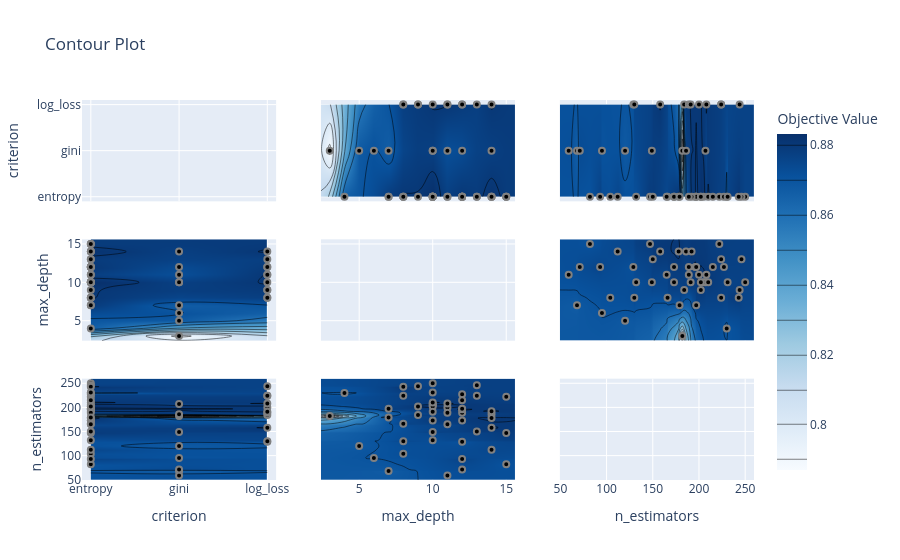

The cell this chart's notebook holds for it:
### Code cell
plot_contour(study)

### Figure 1 — Plotly figure (JSON) as saved in the notebook; plotly's stock layout.template omitted (floating-point values rounded to 4 significant figures; data arrays with more than 128 entries replaced by an {"elided": "..."} marker saying what was removed)
{"data": [{"type": "scatter", "xaxis": "x", "yaxis": "y"}, {"colorbar": {"title": {"text": "Objective Value"}}, "colorscale": [[0, "rgb(247,251,255)"], [0.125, "rgb(222,235,247)"], [0.25, "rgb(198,219,239)"], [0.375, "rgb(158,202,225)"], [0.5, "rgb(107,174,214)"], [0.625, "rgb(66,146,198)"], [0.75, "rgb(33,113,181)"], [0.875, "rgb(8,81,156)"], [1, "rgb(8,48,107)"]], "connectgaps": true, "contours": {"coloring": "heatmap"}, "hoverinfo": "none", "line": {"smoothing": 1.3}, "reversescale": false, "showscale": true, "type": "contour", "x": ["entropy", "gini", "log_loss"], "xaxis": "x4", "y": [2.4, 3, 4, 5, 6, 7, 8, 9, 10, 11, 12, 13, 14, 15, 15.6], "yaxis": "y4", "z": [[NaN, NaN, NaN], [NaN, 0.787, NaN], [0.8663, NaN, NaN], [NaN, 0.8677, NaN], [NaN, 0.8705, NaN], [0.8789, 0.8663, NaN], [0.8803, NaN, 0.8775], [0.8803, NaN, 0.8789], [0.8831, 0.8774, 0.8803], [0.8775, 0.8719, 0.8803], [0.8803, 0.8733, 0.8789], [0.8789, NaN, 0.8775], [0.8817, 0.8775, 0.8803], [0.8789, NaN, NaN], [NaN, NaN, NaN]]}, {"marker": {"color": "black", "line": {"color": "Gray", "width": 2}}, "mode": "markers", "name": "Feasible Trial", "showlegend": false, "type": "scatter", "x": ["gini", "log_loss", "gini", "entropy", "entropy", "gini", "gini", "gini", "log_loss", "gini", "entropy", "entropy", "log_loss", "entropy", "log_loss", "gini", "entropy", "entropy", "entropy", "log_loss", "entropy", "entropy", "entropy", "entropy", "gini", "entropy", "log_loss", "entropy", "gini", "log_loss", "entropy", "entropy", "entropy", "log_loss", "entropy", "entropy", "entropy", "entropy", "entropy", "entropy", "entropy", "entropy", "log_loss", "log_loss", "log_loss", "entropy", "entropy", "entropy", "entropy", "entropy"], "xaxis": "x4", "y": [7, 9, 5, 15, 10, 11, 12, 6, 12, 3, 4, 10, 13, 7, 12, 10, 15, 15, 8, 8, 12, 12, 13, 10, 14, 8, 8, 13, 10, 11, 10, 10, 8, 11, 14, 12, 14, 10, 12, 12, 12, 10, 9, 14, 10, 11, 14, 7, 9, 11], "yaxis": "y4"}, {"colorbar": {"title": {"text": "Objective Value"}}, "colorscale": [[0, "rgb(247,251,255)"], [0.125, "rgb(222,235,247)"], [0.25, "rgb(198,219,239)"], [0.375, "rgb(158,202,225)"], [0.5, "rgb(107,174,214)"], [0.625, "rgb(66,146,198)"], [0.75, "rgb(33,113,181)"], [0.875, "rgb(8,81,156)"], [1, "rgb(8,48,107)"]], "connectgaps": true, "contours": {"coloring": "heatmap"}, "hoverinfo": "none", "line": {"smoothing": 1.3}, "reversescale": false, "showscale": false, "type": "contour", "x": ["entropy", "gini", "log_loss"], "xaxis": "x7", "y": [49.45, 59, 68, 71, 82, 93, 95, 104, 112, 120, 129, 130, 132, 147, 149, 150, 158, 165, 166, 173, 178, 179, 182, 184, 186, 189, 191, 192, 196, 197, 200, 202, 205, 207, 208, 210, 215, 222, 224, 227, 230, 231, 243, 244, 246, 250, 259.6], "yaxis": "y7", "z": {"elided": "47x3 float values"}}, {"marker": {"color": "black", "line": {"color": "Gray", "width": 2}}, "mode": "markers", "name": "Feasible Trial", "showlegend": false, "type": "scatter", "x": ["gini", "log_loss", "gini", "entropy", "entropy", "gini", "gini", "gini", "log_loss", "gini", "entropy", "entropy", "log_loss", "entropy", "log_loss", "gini", "entropy", "entropy", "entropy", "log_loss", "entropy", "entropy", "entropy", "entropy", "gini", "entropy", "log_loss", "entropy", "gini", "log_loss", "entropy", "entropy", "entropy", "log_loss", "entropy", "entropy", "entropy", "entropy", "entropy", "entropy", "entropy", "entropy", "log_loss", "log_loss", "log_loss", "entropy", "entropy", "entropy", "entropy", "entropy"], "xaxis": "x7", "y": [68, 184, 120, 147, 205, 59, 71, 95, 189, 182, 230, 250, 224, 197, 129, 149, 222, 82, 104, 130, 196, 197, 150, 173, 186, 166, 224, 246, 207, 200, 202, 210, 243, 208, 178, 227, 192, 132, 93, 173, 215, 231, 244, 158, 191, 189, 112, 179, 202, 165], "yaxis": "y7"}, {"colorbar": {"title": {"text": "Objective Value"}}, "colorscale": [[0, "rgb(247,251,255)"], [0.125, "rgb(222,235,247)"], [0.25, "rgb(198,219,239)"], [0.375, "rgb(158,202,225)"], [0.5, "rgb(107,174,214)"], [0.625, "rgb(66,146,198)"], [0.75, "rgb(33,113,181)"], [0.875, "rgb(8,81,156)"], [1, "rgb(8,48,107)"]], "connectgaps": true, "contours": {"coloring": "heatmap"}, "hoverinfo": "none", "line": {"smoothing": 1.3}, "reversescale": false, "showscale": false, "type": "contour", "x": [2.4, 3, 4, 5, 6, 7, 8, 9, 10, 11, 12, 13, 14, 15, 15.6], "xaxis": "x2", "y": ["entropy", "gini", "log_loss"], "yaxis": "y2", "z": [[NaN, NaN, 0.8663, NaN, NaN, 0.8789, 0.8803, 0.8803, 0.8831, 0.8775, 0.8803, 0.8789, 0.8817, 0.8789, NaN], [NaN, 0.787, NaN, 0.8677, 0.8705, 0.8663, NaN, NaN, 0.8774, 0.8719, 0.8733, NaN, 0.8775, NaN, NaN], [NaN, NaN, NaN, NaN, NaN, NaN, 0.8775, 0.8789, 0.8803, 0.8803, 0.8789, 0.8775, 0.8803, NaN, NaN]]}, {"marker": {"color": "black", "line": {"color": "Gray", "width": 2}}, "mode": "markers", "name": "Feasible Trial", "showlegend": false, "type": "scatter", "x": [7, 9, 5, 15, 10, 11, 12, 6, 12, 3, 4, 10, 13, 7, 12, 10, 15, 15, 8, 8, 12, 12, 13, 10, 14, 8, 8, 13, 10, 11, 10, 10, 8, 11, 14, 12, 14, 10, 12, 12, 12, 10, 9, 14, 10, 11, 14, 7, 9, 11], "xaxis": "x2", "y": ["gini", "log_loss", "gini", "entropy", "entropy", "gini", "gini", "gini", "log_loss", "gini", "entropy", "entropy", "log_loss", "entropy", "log_loss", "gini", "entropy", "entropy", "entropy", "log_loss", "entropy", "entropy", "entropy", "entropy", "gini", "entropy", "log_loss", "entropy", "gini", "log_loss", "entropy", "entropy", "entropy", "log_loss", "entropy", "entropy", "entropy", "entropy", "entropy", "entropy", "entropy", "entropy", "log_loss", "log_loss", "log_loss", "entropy", "entropy", "entropy", "entropy", "entropy"], "yaxis": "y2"}, {"type": "scatter", "xaxis": "x5", "yaxis": "y5"}, {"colorbar": {"title": {"text": "Objective Value"}}, "colorscale": [[0, "rgb(247,251,255)"], [0.125, "rgb(222,235,247)"], [0.25, "rgb(198,219,239)"], [0.375, "rgb(158,202,225)"], [0.5, "rgb(107,174,214)"], [0.625, "rgb(66,146,198)"], [0.75, "rgb(33,113,181)"], [0.875, "rgb(8,81,156)"], [1, "rgb(8,48,107)"]], "connectgaps": true, "contours": {"coloring": "heatmap"}, "hoverinfo": "none", "line": {"smoothing": 1.3}, "reversescale": false, "showscale": false, "type": "contour", "x": [2.4, 3, 4, 5, 6, 7, 8, 9, 10, 11, 12, 13, 14, 15, 15.6], "xaxis": "x8", "y": [49.45, 59, 68, 71, 82, 93, 95, 104, 112, 120, 129, 130, 132, 147, 149, 150, 158, 165, 166, 173, 178, 179, 182, 184, 186, 189, 191, 192, 196, 197, 200, 202, 205, 207, 208, 210, 215, 222, 224, 227, 230, 231, 243, 244, 246, 250, 259.6], "yaxis": "y8", "z": {"elided": "47x15 float values"}}, {"marker": {"color": "black", "line": {"color": "Gray", "width": 2}}, "mode": "markers", "name": "Feasible Trial", "showlegend": false, "type": "scatter", "x": [7, 9, 5, 15, 10, 11, 12, 6, 12, 3, 4, 10, 13, 7, 12, 10, 15, 15, 8, 8, 12, 12, 13, 10, 14, 8, 8, 13, 10, 11, 10, 10, 8, 11, 14, 12, 14, 10, 12, 12, 12, 10, 9, 14, 10, 11, 14, 7, 9, 11], "xaxis": "x8", "y": [68, 184, 120, 147, 205, 59, 71, 95, 189, 182, 230, 250, 224, 197, 129, 149, 222, 82, 104, 130, 196, 197, 150, 173, 186, 166, 224, 246, 207, 200, 202, 210, 243, 208, 178, 227, 192, 132, 93, 173, 215, 231, 244, 158, 191, 189, 112, 179, 202, 165], "yaxis": "y8"}, {"colorbar": {"title": {"text": "Objective Value"}}, "colorscale": [[0, "rgb(247,251,255)"], [0.125, "rgb(222,235,247)"], [0.25, "rgb(198,219,239)"], [0.375, "rgb(158,202,225)"], [0.5, "rgb(107,174,214)"], [0.625, "rgb(66,146,198)"], [0.75, "rgb(33,113,181)"], [0.875, "rgb(8,81,156)"], [1, "rgb(8,48,107)"]], "connectgaps": true, "contours": {"coloring": "heatmap"}, "hoverinfo": "none", "line": {"smoothing": 1.3}, "reversescale": false, "showscale": false, "type": "contour", "x": [49.45, 59, 68, 71, 82, 93, 95, 104, 112, 120, 129, 130, 132, 147, 149, 150, 158, 165, 166, 173, 178, 179, 182, 184, 186, 189, 191, 192, 196, 197, 200, 202, 205, 207, 208, 210, 215, 222, 224, 227, 230, 231, 243, 244, 246, 250, 259.6], "xaxis": "x3", "y": ["entropy", "gini", "log_loss"], "yaxis": "y3", "z": {"elided": "3x47 float values"}}, {"marker": {"color": "black", "line": {"color": "Gray", "width": 2}}, "mode": "markers", "name": "Feasible Trial", "showlegend": false, "type": "scatter", "x": [68, 184, 120, 147, 205, 59, 71, 95, 189, 182, 230, 250, 224, 197, 129, 149, 222, 82, 104, 130, 196, 197, 150, 173, 186, 166, 224, 246, 207, 200, 202, 210, 243, 208, 178, 227, 192, 132, 93, 173, 215, 231, 244, 158, 191, 189, 112, 179, 202, 165], "xaxis": "x3", "y": ["gini", "log_loss", "gini", "entropy", "entropy", "gini", "gini", "gini", "log_loss", "gini", "entropy", "entropy", "log_loss", "entropy", "log_loss", "gini", "entropy", "entropy", "entropy", "log_loss", "entropy", "entropy", "entropy", "entropy", "gini", "entropy", "log_loss", "entropy", "gini", "log_loss", "entropy", "entropy", "entropy", "log_loss", "entropy", "entropy", "entropy", "entropy", "entropy", "entropy", "entropy", "entropy", "log_loss", "log_loss", "log_loss", "entropy", "entropy", "entropy", "entropy", "entropy"], "yaxis": "y3"}, {"colorbar": {"title": {"text": "Objective Value"}}, "colorscale": [[0, "rgb(247,251,255)"], [0.125, "rgb(222,235,247)"], [0.25, "rgb(198,219,239)"], [0.375, "rgb(158,202,225)"], [0.5, "rgb(107,174,214)"], [0.625, "rgb(66,146,198)"], [0.75, "rgb(33,113,181)"], [0.875, "rgb(8,81,156)"], [1, "rgb(8,48,107)"]], "connectgaps": true, "contours": {"coloring": "heatmap"}, "hoverinfo": "none", "line": {"smoothing": 1.3}, "reversescale": false, "showscale": false, "type": "contour", "x": [49.45, 59, 68, 71, 82, 93, 95, 104, 112, 120, 129, 130, 132, 147, 149, 150, 158, 165, 166, 173, 178, 179, 182, 184, 186, 189, 191, 192, 196, 197, 200, 202, 205, 207, 208, 210, 215, 222, 224, 227, 230, 231, 243, 244, 246, 250, 259.6], "xaxis": "x6", "y": [2.4, 3, 4, 5, 6, 7, 8, 9, 10, 11, 12, 13, 14, 15, 15.6], "yaxis": "y6", "z": {"elided": "15x47 float values"}}, {"marker": {"color": "black", "line": {"color": "Gray", "width": 2}}, "mode": "markers", "name": "Feasible Trial", "showlegend": false, "type": "scatter", "x": [68, 184, 120, 147, 205, 59, 71, 95, 189, 182, 230, 250, 224, 197, 129, 149, 222, 82, 104, 130, 196, 197, 150, 173, 186, 166, 224, 246, 207, 200, 202, 210, 243, 208, 178, 227, 192, 132, 93, 173, 215, 231, 244, 158, 191, 189, 112, 179, 202, 165], "xaxis": "x6", "y": [7, 9, 5, 15, 10, 11, 12, 6, 12, 3, 4, 10, 13, 7, 12, 10, 15, 15, 8, 8, 12, 12, 13, 10, 14, 8, 8, 13, 10, 11, 10, 10, 8, 11, 14, 12, 14, 10, 12, 12, 12, 10, 9, 14, 10, 11, 14, 7, 9, 11], "yaxis": "y6"}, {"type": "scatter", "xaxis": "x9", "yaxis": "y9"}], "layout": {"title": {"text": "Contour Plot"}, "xaxis": {"anchor": "y", "domain": [0, 0.2889], "matches": "x7", "range": [-0.1, 2.1], "showticklabels": false, "type": "category"}, "xaxis2": {"anchor": "y2", "domain": [0.3556, 0.6444], "matches": "x8", "range": [2.4, 15.6], "showticklabels": false}, "xaxis3": {"anchor": "y3", "domain": [0.7111, 1], "matches": "x9", "range": [49.45, 259.6], "showticklabels": false}, "xaxis4": {"anchor": "y4", "domain": [0, 0.2889], "matches": "x7", "range": [-0.1, 2.1], "showticklabels": false, "type": "category"}, "xaxis5": {"anchor": "y5", "domain": [0.3556, 0.6444], "matches": "x8", "range": [2.4, 15.6], "showticklabels": false}, "xaxis6": {"anchor": "y6", "domain": [0.7111, 1], "matches": "x9", "range": [49.45, 259.6], "showticklabels": false}, "xaxis7": {"anchor": "y7", "domain": [0, 0.2889], "range": [-0.1, 2.1], "title": {"text": "criterion"}, "type": "category"}, "xaxis8": {"anchor": "y8", "domain": [0.3556, 0.6444], "range": [2.4, 15.6], "title": {"text": "max_depth"}}, "xaxis9": {"anchor": "y9", "domain": [0.7111, 1], "range": [49.45, 259.6], "title": {"text": "n_estimators"}}, "yaxis": {"anchor": "x", "domain": [0.7333, 1], "range": [-0.1, 2.1], "title": {"text": "criterion"}, "type": "category"}, "yaxis2": {"anchor": "x2", "domain": [0.7333, 1], "matches": "y", "range": [-0.1, 2.1], "showticklabels": false, "type": "category"}, "yaxis3": {"anchor": "x3", "domain": [0.7333, 1], "matches": "y", "range": [-0.1, 2.1], "showticklabels": false, "type": "category"}, "yaxis4": {"anchor": "x4", "domain": [0.3667, 0.6333], "range": [2.4, 15.6], "title": {"text": "max_depth"}}, "yaxis5": {"anchor": "x5", "domain": [0.3667, 0.6333], "matches": "y4", "range": [2.4, 15.6], "showticklabels": false}, "yaxis6": {"anchor": "x6", "domain": [0.3667, 0.6333], "matches": "y4", "range": [2.4, 15.6], "showticklabels": false}, "yaxis7": {"anchor": "x7", "domain": [0, 0.2667], "range": [49.45, 259.6], "title": {"text": "n_estimators"}}, "yaxis8": {"anchor": "x8", "domain": [0, 0.2667], "matches": "y7", "range": [49.45, 259.6], "showticklabels": false}, "yaxis9": {"anchor": "x9", "domain": [0, 0.2667], "matches": "y7", "range": [49.45, 259.6], "showticklabels": false}}}
